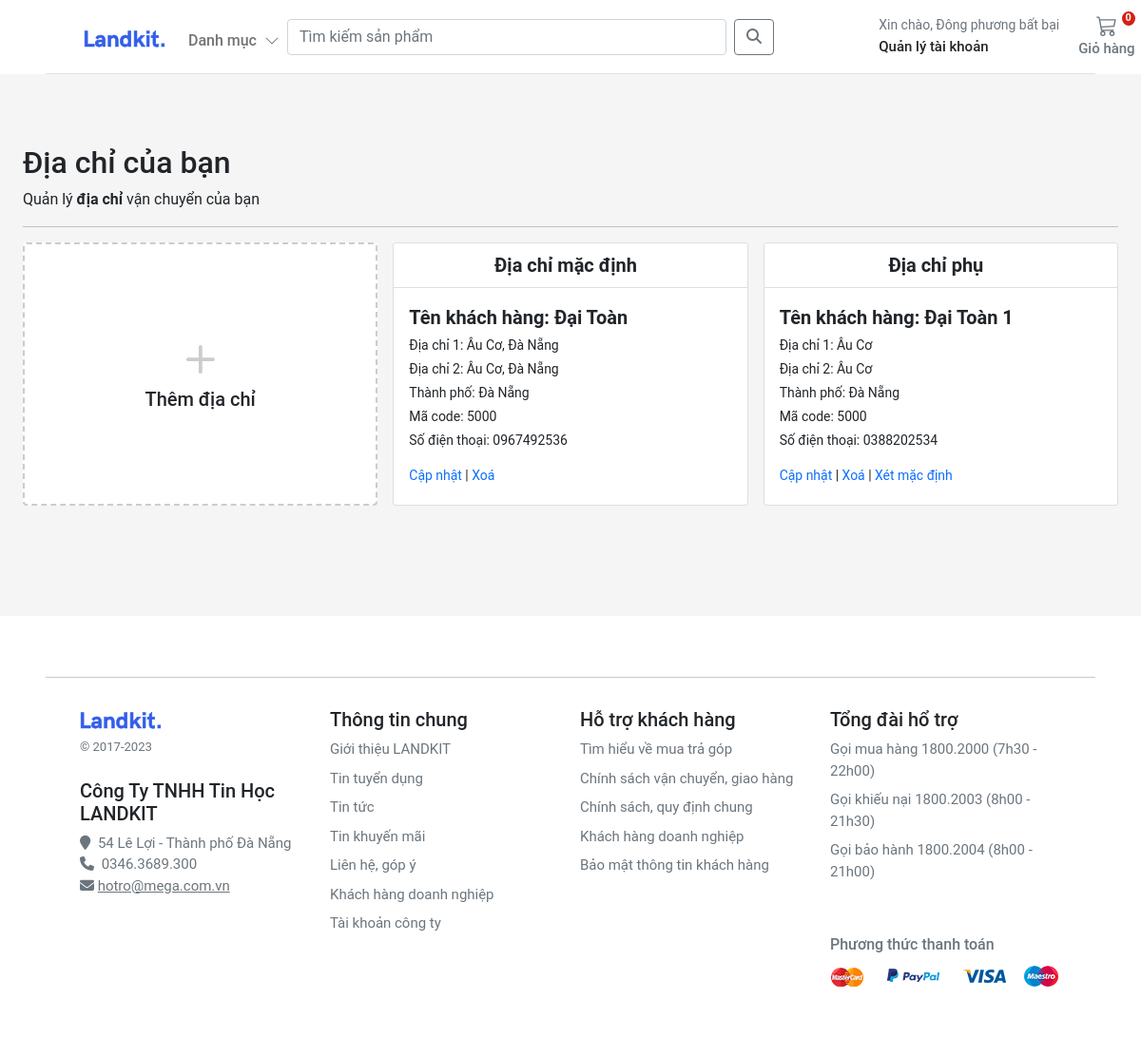
/account/addresses/ (signed in), run on the app's committed database.
### account/models.py (models this page shows, shortened)
class Customer(AbstractBaseUser, PermissionsMixin):
    email = models.EmailField(_('email address'), unique=True)
    name = models.CharField(max_length=150)
    mobile = models.CharField(max_length=20, blank=True)
    is_active = models.BooleanField(default=True)
    is_staff = models.BooleanField(default=False)
    created = models.DateTimeField(auto_now_add=True)
    updated = models.DateTimeField(auto_now=True)
    objects = CustomAccountManager()
    USERNAME_FIELD = 'email'
    REQUIRED_FIELDS = ['name']
    class Meta:
        verbose_name = "Accounts"
        verbose_name_plural = "Accounts"

class Address(models.Model):
    id = models.UUIDField(primary_key=True, default=uuid.uuid4, editable=False)
    customer = models.ForeignKey(Customer, verbose_name=_("Customer"), on_delete=models.CASCADE)
    full_name = models.CharField(_("Full Name"), max_length=150)
    phone = models.CharField(_("Phone Number"), max_length=50)
    postcode = models.CharField(_("Postcode"), max_length=50)
    address_line = models.CharField(_("Address Line 1"), max_length=255)
    address_line2 = models.CharField(_("Address Line 2"), max_length=255)
    town_city = models.CharField(_("Town/City/State"), max_length=150)
    delivery_instructions = models.CharField(_("Delivery Instructions"), max_length=255)
    created_at = models.DateTimeField(_("Created at"), auto_now_add=True)
    updated_at = models.DateTimeField(_("Updated at"), auto_now=True)
    default = models.BooleanField(_("Default"), default=False)
    class Meta:
        verbose_name = "Address"
        verbose_name_plural = "Addresses"

### account/views.py (the view)
# urls.py: path("addresses/", views.view_address, name="addresses"),
@login_required
def view_address(request):
    addresses = Address.objects.filter(customer=request.user)
    return render(request, "account/dashboard/addresses.html", {"addresses": addresses})

### basket/basket.py (called while the page is built)
    def __len__(self):
        return sum(item["qty"] for item in self.basket.values())

### basket/context_processors.py (called while the page is built)
def basket(request):
    return {'basket': Basket(request)}

### store/context_processors.py (called while the page is built)
def categories(request):
    return {"categories": Category.objects.filter(level=0)}

### store/models.py (called while the page is built)
    def get_absolute_url(self):
        return reverse("store:category_list", args=[self.slug])

### templates/account/dashboard/addresses.html (shortened to what this page needs)
{% extends "../sub_base.html" %}
{% block sub_content %}
<h1 class="h2 mt-5">Địa chỉ của bạn</h1>
<div>Quản lý <b>địa chỉ</b> vận chuyển của bạn</div>
<hr />
<div class="container px-0">
  <div class="row row-cols-1 row-cols-sm-2 row-cols-md-3 g-3">
    <div class="col">
      <a href="{% url 'account:add_address' %}" class="text-reset text-decoration-none" role="button"
        style="max-width: 540px;">
        <div class="card mb-3 h-100" style="border: dashed 2px #ccc;">
          <div class="row g-0 h-100">
            <div class="col-12" style="min-height:100px">
              <div class="card-body text-center position-absolute top-50 start-50 translate-middle">
                <svg style="color:#ccc;" xmlns="http://www.w3.org/2000/svg" width="60" height="60" fill="currentColor"
                  class="bi bi-plus" viewBox="0 0 16 16">
                  <path
                    d="M8 4a.5.5 0 0 1 .5.5v3h3a.5.5 0 0 1 0 1h-3v3a.5.5 0 0 1-1 0v-3h-3a.5.5 0 0 1 0-1h3v-3A.5.5 0 0 1 8 4z" />
                </svg>
                <h1 class="h5">Thêm địa chỉ</h1>
              </div>
            </div>
          </div>
        </div>
      </a>
    </div>
    {% for address in addresses %}
    <div class="col">
      <div class="card pb-3">
        <div class="card-header bg-white small fw-bolder fs-5 text-center">
          {% if address.default %}
            Địa chỉ mặc định
          {% else %}
            Địa chỉ phụ
          {% endif %}
        </div>
        <div class="card-body small pb-1">
          <p class="card-text m-0 fw-bold fs-5">Tên khách hàng: {{address.full_name}}</p>
          <p class="card-text m-0 my-1">Địa chỉ 1: {{address.address_line}}</p>
          <p class="card-text m-0">Địa chỉ 2: {{address.address_line2}}</p>
          <p class="card-text m-0 my-1">Thành phố: {{address.town_city}}</p>
          <p class="card-text m-0">Mã code: {{address.postcode}}</p>
          <p class="card-text m-0 mt-1">Số điện thoại: {{address.phone}}</p>
          <div class="pt-3">
            <a href="{% url 'account:edit_address' address.id %}" class="text-decoration-none">Cập nhật</a>
            |
            <a href="{% url 'account:delete_address' address.id %}" class="text-decoration-none">Xoá</a>
            {% if not address.default %}
            | <a href="{% url 'account:set_default' address.id %}" class="text-decoration-none">Xét mặc định</a>
            {% endif %}
          </div>
        </div>
      </div>
    </div>
    {% endfor %}
  </div>
</div>
{% endblock %}

### templates/base.html (shortened to what this page needs)
<!DOCTYPE html>
{% load static %}
<html xmlns:store="http://www.w3.org/1999/xhtml" xmlns:account="http://www.w3.org/1999/xhtml"
      xmlns:basket="http://www.w3.org/1999/xhtml">
<head>
    <link rel="stylesheet" href="https://cdnjs.cloudflare.com/ajax/libs/OwlCarousel2/2.3.4/assets/owl.carousel.min.css">
    <link rel="stylesheet"
          href="https://cdnjs.cloudflare.com/ajax/libs/OwlCarousel2/2.3.4/assets/owl.theme.default.min.css">
    <link rel="stylesheet" href="https://cdnjs.cloudflare.com/ajax/libs/fancybox/3.5.7/jquery.fancybox.min.css"/>
    <link href="https://cdn.jsdelivr.net/npm/bootstrap@5.0.0-beta1/dist/css/bootstrap.min.css" rel="stylesheet"
>
    <link rel="stylesheet" href="https://cdnjs.cloudflare.com/ajax/libs/font-awesome/4.7.0/css/font-awesome.min.css">
    <link rel="stylesheet" href="https://cdnjs.cloudflare.com/ajax/libs/font-awesome/6.4.0/css/all.min.css">
    <link rel="stylesheet" href="{% static 'css/base.css' %}">
    <link rel="stylesheet" href="{% block stylesheet %}{% endblock %}">
    <link rel="stylesheet" href="https://cdnjs.cloudflare.com/ajax/libs/OwlCarousel2/2.3.4/assets/owl.carousel.min.css">
    <link rel="stylesheet" href="https://cdnjs.cloudflare.com/ajax/libs/OwlCarousel2/2.3.4/assets/owl.theme.default.min.css">
</head>
<body>
<header class="fixed-top bg-white  px-5">
    <nav class="navbar navbar-expand-md navbar-light  border-bottom px-3">
        <div class="container-fluid px-md-4">
            <div class="d-flex w-100 navbar-collapse">
                <a class="navbar-brand d-flex-inline" href="/">
                    <img src="/media/images/brand.svg" class="navbar-brand-img" alt="...">
                </a>
                <ul class="navbar-nav me-auto mb-2 mb-md-0">
                    <li class="nav-item dropdown">
                        <a class="nav-link dropdown-toggle d-none d-md-block fw500 mt-2" href="#" id="navbarDropdown1"
                           role="button"
                           data-bs-toggle="dropdown" aria-expanded="false">
                            Danh mục
                            <i class="ps-1">
                                <svg xmlns="http://www.w3.org/2000/svg" width="16" height="16" fill="currentColor"
                                     class="bi bi-chevron-down" viewBox="0 0 16 16">
                                    <path fill-rule="evenodd"
                                          d="M1.646 4.646a.5.5 0 0 1 .708 0L8 10.293l5.646-5.647a.5.5 0 0 1 .708.708l-6 6a.5.5 0 0 1-.708 0l-6-6a.5.5 0 0 1 0-.708z"/>
                                </svg>
                            </i>
                        </a>
                    </li>
                </ul>
                <form class="d-flex col-6" style="margin-right:10%;" action="{% url 'store:search' %}">
                    <input class="form-control me-2" type="search" placeholder="Tìm kiếm sản phẩm" aria-label="Search"
                           name="q">
                    <button class="btn btn-outline-secondary" type="submit"><i class="fa-solid fa-magnifying-glass"></i>
                    </button>
                </form>
                <div>
                    <div class="collapse navbar-collapse" id="navbarSupportedContent2">
                        <ul class="navbar-nav me-auto mb-2 mb-lg-0">
                            <li class="nav-item dropdown">
                                <a class="nav-link dropdown-toggle text-reset" href="#" id="navbarDropdown"
                                   role="button"
                                   data-bs-toggle="dropdown" aria-expanded="false">
                                    <div class="small text-muted">Xin chào,
                                        {% if user.is_authenticated %}
                                        {{ request.user.name }}
                                        {% else %}
                                        Login
                                        {% endif %}
                                    </div>
                                    <span class="fs15 fw500">Quản lý tài khoản
                        </span>
                                </a>
                            </li>
                        </ul>
                    </div>
                </div>
                <a type="button" role="button" href="{% url 'basket:basket_summary' %}"
                   class="btn btn-outline-secondary border-0 basket-btn">
                    {% with total_qty=basket|length %}
                    <div id="basket-qty" class="basket-qty">
                        {% if total_qty > 0 %}
                        {{ total_qty }}
                        {% else %}
                        0
                        {% endif %}
                    </div>
                    {% endwith %}
                    <div>
                    </div>
                    <span class="fs15 fw500 text-nowrap">Giỏ hàng</span>
                </a>
            </div>
        </div>
    </nav>
</header>
<main class="pt-4 pb-3">
    {% block content %} {% endblock %}
</main>
<footer class="container-fluid bg-white py-5 footer px-5" style="margin-top: 100px">
    <hr>
    <div class="row pt-3 mx-4 fs15">
        <div class="col-12 col-md mb-3">
            <img src="/media/images/brand.svg" class="navbar-brand-img" alt="...">
            <small class="d-block mb-4 text-muted mt-2">&copy; 2017-2023</small>
            <h5>Công Ty TNHH Tin Học LANDKIT</h5>
            <i class="fa fa-map-marker text-grey" aria-hidden="true"> </i>
            <span class="text-grey bf-space">54 Lê Lợi - Thành phố Đà Nẵng</span>
            <br/>
            <i class="fa fa-phone text-grey " aria-hidden="true"> </i>
            <span class="text-grey bf-space">0346.3689.300</span>
            <i class="fa fa-envelope text-grey " aria-hidden="true"></i>
            <a class="text-grey" href="mailto:hotro@mega.com.vn">hotro@mega.com.vn</a>
        </div>
        <div class="col-12 col-md fs15">
            <h5>Thông tin chung</h5>
            <ul class="list-unstyled">
                <li><a class="link-secondary text-decoration-none" href="#">Giới thiệu LANDKIT</a></li>
                <li><a class="link-secondary text-decoration-none" href="#">Tin tuyển dụng</a></li>
                <li><a class="link-secondary text-decoration-none" href="#">Tin tức</a></li>
                <li><a class="link-secondary text-decoration-none" href="#">Tin khuyến mãi</a></li>
                <li><a class="link-secondary text-decoration-none" href="#">Liên hệ, góp ý</a></li>
                <li><a class="link-secondary text-decoration-none" href="#">Khách hàng doanh nghiệp</a></li>
                <li><a class="link-secondary text-decoration-none" href="#">Tài khoản công ty</a></li>
            </ul>
        </div>
        <div class="col-12 col-md fs15">
            <h5>Hỗ trợ khách hàng</h5>
            <ul class="list-unstyled">
                <li><a class="link-secondary text-decoration-none" href="#">Tìm hiểu về mua trả góp</a></li>
                <li><a class="link-secondary text-decoration-none" href="#">Chính sách vận chuyển, giao hàng</a></li>
                <li><a class="link-secondary text-decoration-none" href="#">Chính sách, quy định chung</a></li>
                <li><a class="link-secondary text-decoration-none" href="#">Khách hàng doanh nghiệp</a></li>
                <li><a class="link-secondary text-decoration-none" href="#">Bảo mật thông tin khách hàng</a></li>
            </ul>
        </div>
        <div class="col-12 col-md fs15">
            <h5>Tổng đài hổ trợ</h5>
            <ul class="list-unstyled">
                <li><a class="link-secondary text-decoration-none" href="#">Gọi mua hàng 1800.2000 (7h30 - 22h00)</a>
                </li>
                <li><a class="link-secondary text-decoration-none" href="#">Gọi khiếu nại 1800.2003 (8h00 - 21h30)</a>
                </li>
                <li><a class="link-secondary text-decoration-none" href="#">Gọi bảo hành 1800.2004 (8h00 - 21h00)</a>
                </li>
            </ul>
            <h3 class="company-info text-grey mt-5">Phương thức thanh toán</h3>
            <a class="icons icon-payment current" href=""></a>
        </div>
    </div>
</footer>
</body>
</html>

### static/css/base.css (style rules this page uses)
@media (min-width: 1000px) { .container { max-width: 1250px; padding: 0 50px; } }
@media (max-width: 1200px) { .container { max-width: 100%; padding:0 24px; } }
.dropdown-toggle::after { display: none; }
body { background: #f5f5f5 !important; }
html, body, p, div { letter-spacing: -0.02px; font-family: 'Roboto', sans-serif; }
.fs15 { font-size: 0.9375rem; }
.fw500 { font-weight: 500; }
.basket-qty { color: #fff; background: #d42114; border: 2px solid #fff; border-radius: 50%; text-align: center; font-size: 11px; height: 15px; width: 14px; position: absolute; box-sizing: content-box; font-weight: 600; display: flex; justify-content: center; align-items: center; top: 1px; right: 10px; }
.basket-btn { position: relative; }
.company-info { font-size: 16px; margin-top: 20px; }
.icons.icon-payment { width: 243px; height: 32px; background-position: -31px -58px; }
.icons { display: inline-block; background-image: url(../../media/images/sprite.png); background-repeat: no-repeat; vertical-align: middle; }
.bf-space { margin-left: 4px; }
.text-grey { color: #6c757d !important; }
.footer > div > div > ul > li { padding-bottom:8px; }

### data on the page
Customer: user.name "Đông phương bất bại"
Address: default "Địa chỉ mặc định", full_name "Đại Toàn", address_line "Âu Cơ, Đà Nẵng", address_line2 "Âu Cơ, Đà Nẵng", town_city "Đà Nẵng", postcode "5000", phone "0967492536"
Address: default "Địa chỉ phụ", full_name "Đại Toàn 1", address_line "Âu Cơ", address_line2 "Âu Cơ", town_city "Đà Nẵng", postcode "5000", phone "0388202534"
